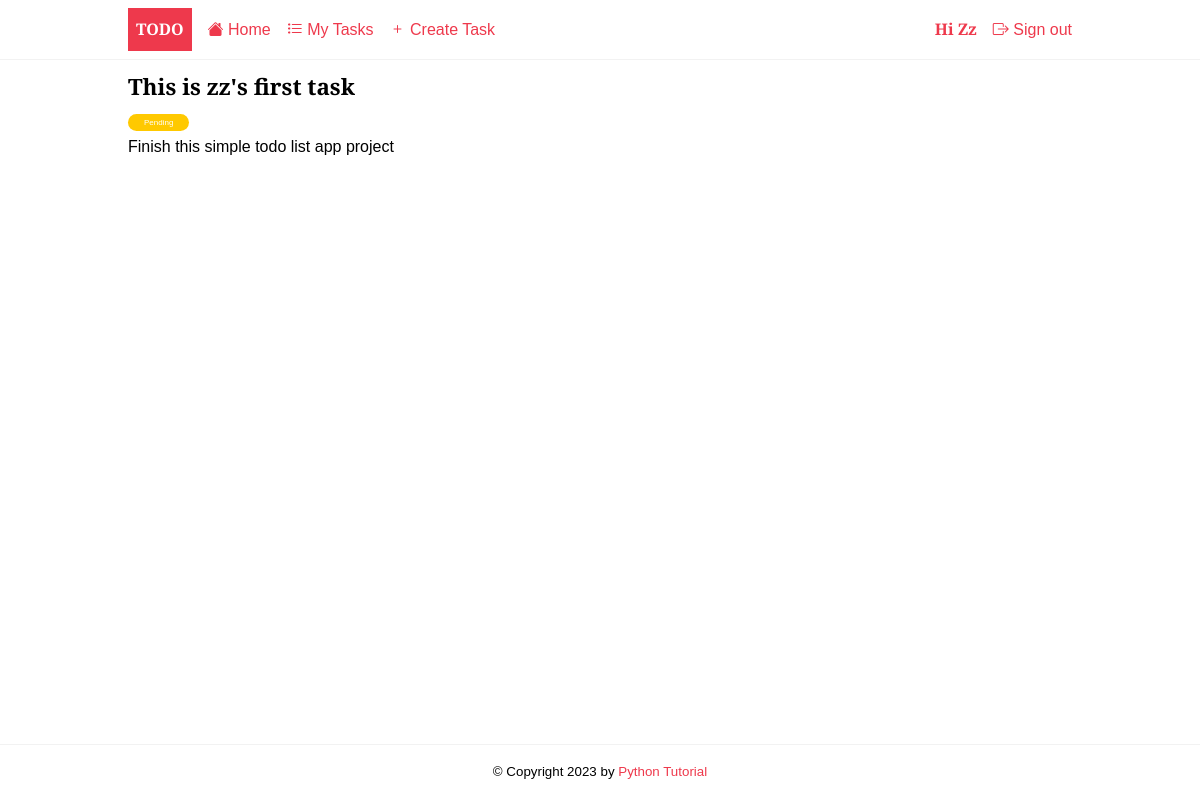
The page /tasks/1/ (signed in) on the database its author committed.
### todo/models.py (models this page shows, shortened)
class Task(models.Model):
    title = models.CharField(max_length=255)
    description = models.TextField(null=True, blank=True)
    completed = models.BooleanField(default=False)
    created_at = models.DateTimeField(auto_now_add=True)
    user = models.ForeignKey(User, on_delete=models.CASCADE, null=True, blank=True)
    class Meta:
        ordering = ["completed"]

### todo/views.py (the view)
# urls.py: path("tasks/<int:pk>/", views.TaskDetail.as_view(), name="task_detail"),
class TaskDetail(LoginRequiredMixin, generic.DetailView):
    model = Task
    context_object_name = 'task'
    def get_queryset(self):
        return super().get_queryset().filter(user=self.request.user)

### todo/templates/todo/task_detail.html
{% extends 'base.html' %}
{% block content %}
 <article class="task">
	<header>
		<h2>{{ task.title }}</h2>
		<span class="badge {% if task.completed %} badge-completed {% else %} badge-pending {% endif %}">
			{% if task.completed %} Completed {% else %} Pending {% endif %}
		</span>
	</header>
	<p>{{ task.description }}</p>
</article>
{%endblock content%}

### templates/base.html (shortened to what this page needs)
{% load static %}
<!DOCTYPE html>
<html lang="en">
    <head>
        <link rel="stylesheet" href="{% static 'css/style.css' %}" />
    </head>
    <body>
        <header class="header">
            <div class="container">
                <a href="{% url 'todo:home' %}" class="logo">Todo</a>
                <nav class="nav">
                    <a href="{% url 'todo:home' %}"><i class="bi bi-house-fill"></i> Home</a>
                    {% if request.user.is_authenticated %}
                        <a href="{% url 'todo:tasks' %}"><i class="bi bi-list-task"></i> My Tasks</a>
                        <a href="{% url 'todo:task_create' %}"><i class="bi bi-plus"></i> Create Task</a>
                        <a href="{% url 'users:profile' %}" title="Update profile">Hi {{ request.user | title }}</a>
                        <a href="{% url 'users:logout' %}"><i class="bi bi-box-arrow-right"></i> Sign out</a>
                    {% else %}
                        <a href="{% url 'users:login' %}" class="btn btn-outline">Sign in</a>
                        <a href="{% url 'users:signup' %}" class="btn btn-primary">Sign up</a>
                    {% endif %}
                </nav>
            </div>
        </header>
        <main>
            <div class="container">
                {% block content %}
                {% endblock content%}
            </div>
        </main>
        <footer class="footer">
            <div class="container">
                <small><p>&copy; Copyright {% now "Y" %}  by <a href="https://www.pythontutorial.net"> Python Tutorial</a></p></small>
            </div>
        </footer>
    </body>
</html>

### static/css/style.css (style rules this page uses)
:root { --color-primary: #ee394c; --color-secondary: #86b7fe; --color-light: #f2f2f2; --color-gray: #ced4da; --color-dark: #212121; --color-white: #ffffff; --color-error: #e2442f; --color-warning: #ffc900; --color-info: #02a2b9; --color-success: #1ba345; --color-input: #00d1b2; --border-radius: 5px; }
* { margin: 0; padding: 0; box-sizing: border-box; text-rendering: optimizeLegibility; }
html, body { height: 100%; }
body { font-family: 'Merriweather Sans', sans-serif; font-size: 1rem; font-weight: 300; line-height: 1.7; display: flex; flex-direction: column; }
h2 { font-size: 1.4rem; }
a { color: var(--color-primary); text-decoration: none; }
.container { max-width: 960px; margin: 0 auto; padding: 0.5rem; }
.header { border-bottom: solid 1px var(--color-light); }
.header .container { display: flex; align-items: center; gap:1rem; }
.nav { display:flex; gap:1rem; align-items: center; justify-content: center; flex-basis: 100%; }
.nav a:nth-last-child(2) { margin-left: auto; font-weight: bold; }
.logo { padding: 0.5rem; background-color: var(--color-primary); text-decoration: none; color: var(--color-white); font-weight: bold; text-transform: uppercase; }
.task { margin-bottom: auto; }
.badge { font-size: 0.5rem; padding: 0.25rem 1rem; color: var(--color-white); border-radius: 2rem; align-self: flex-start; }
.badge-pending { background-color: var(--color-warning); }
.footer p { text-align: center; }
.footer { margin-top: auto; padding: 0.5rem 0; border-top: solid 1px var(--color-light); }

### rows shown on the page
Task: title "This is zz's first task", description "Finish this simple todo list app project"

### other values the page prints
{{ request.user | title }} "Zz"
